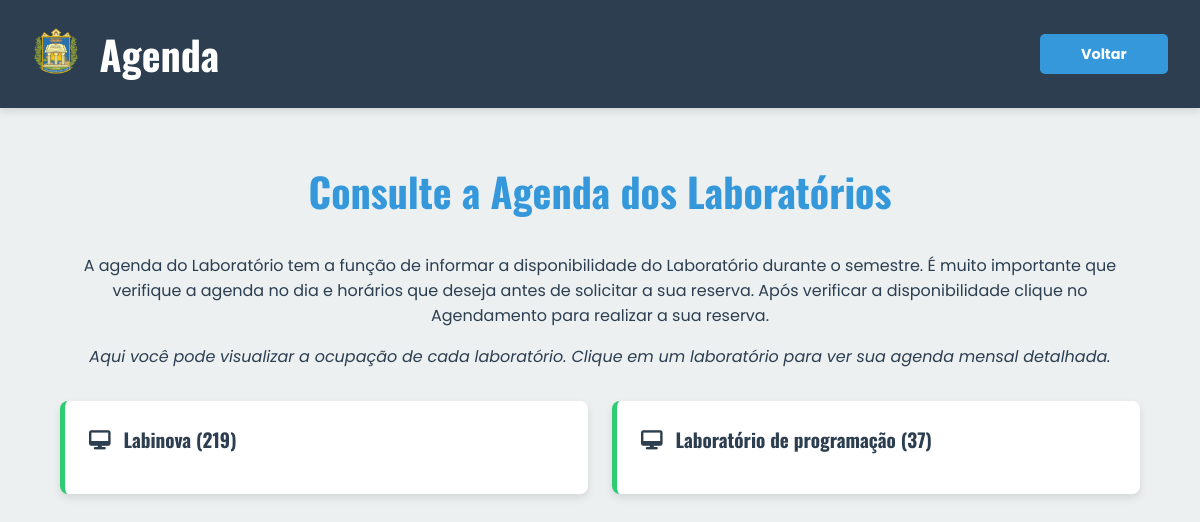
Before: /agenda.php with the older database file.
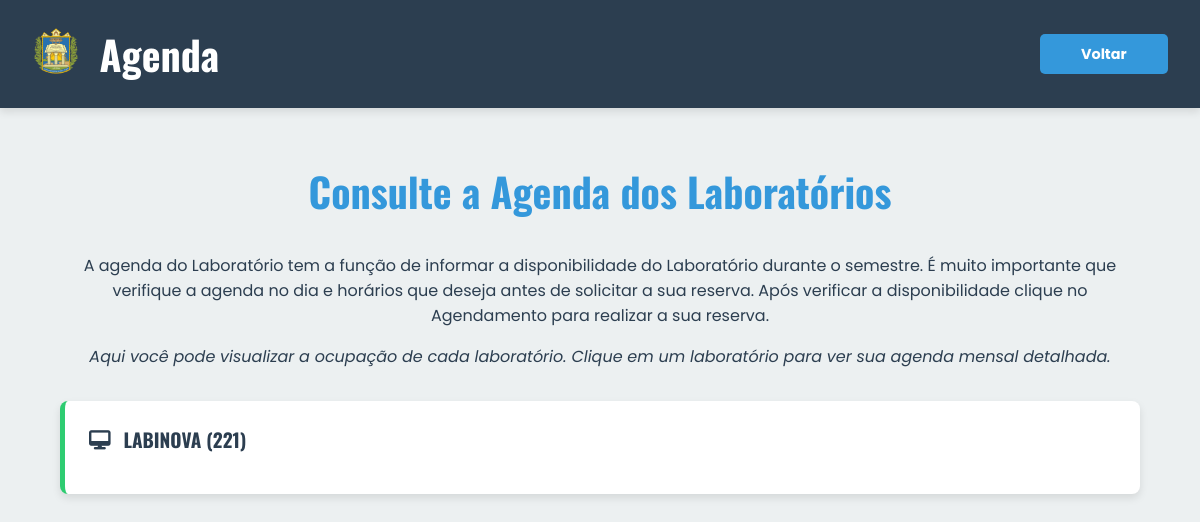
After: the same page with the newer database file.
### tables this page shows
CREATE TABLE `laboratorios` (
  `id` int(11) NOT NULL,
  `nome` varchar(100) NOT NULL,
  `capacidade` int(11) DEFAULT NULL,
  `numero` varchar(255) NOT NULL,
  `projetor` tinyint(1) NOT NULL DEFAULT 0,
  `localizacao` varchar(255) DEFAULT NULL
);

### agenda.php (the view, shortened to what this page needs)
<?php
require_once "db.php";
$lab_selecionado = null;
$labs = $conexao->query("SELECT * FROM laboratorios ORDER BY numero")->fetchAll(PDO::FETCH_ASSOC);
?>
<!DOCTYPE html>
<html lang="pt-br">
<head>
  <link rel="stylesheet" href="css/style.css?v=1.1">
  <link rel="stylesheet" href="https://cdnjs.cloudflare.com/ajax/libs/font-awesome/6.4.0/css/all.min.css">
</head>
<body>
  <div class="header">
    <div style="display: flex; align-items: center; gap: 20px;">
        <a href="index.php"><img src="img/logo.png" alt="Logo" style="height: 50px;"></a>
        <h1 style="margin: 0;">Agenda</h1>
    </div>
    <a href="index.php" class="btn">Voltar</a>
  </div>
  <div class="container">
    <?php if (!$lab_selecionado): ?>
      <div style="text-align: center; margin-bottom: 2rem;">
        <h2>Consulte a Agenda dos Laboratórios</h2>
        <p>A agenda do Laboratório tem a função de informar a disponibilidade do Laboratório durante o semestre. É muito importante que verifique a agenda no dia e horários que deseja antes de solicitar a sua reserva.
Após verificar a disponibilidade clique no Agendamento para realizar a sua reserva.</p>
        <p><em>Aqui você pode visualizar a ocupação de cada laboratório. Clique em um laboratório para ver sua agenda mensal detalhada.</em></p>
      </div>
      <div class="dashboard-cards">
        <?php foreach ($labs as $lab): ?>
          <a href="agenda.php?lab_id=<?= $lab['id'] ?>" class="card card-livre">
            <h3><i class="fas fa-desktop"></i> <?= htmlspecialchars($lab['nome']) ?> (<?= $lab['numero'] ?>)</h3>
          </a>
        <?php endforeach; ?>
      </div>
    <?php endif; ?>
  </div>
</body>
</html>

Changed rows visible on the page:
removed laboratorios: nome "Labinova", numero "219"
removed laboratorios: nome "Laboratório de programação", numero "37"
added laboratorios: nome "LABINOVA", numero "221"
